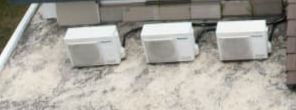
#> input picture dataset/obstacles/ac_unit/WhatsApp Image 2026-04-13 at 17.23.00.jpeg, 296 x 110 px
$ python -i roof_detector.py   (imports and definitions only)
#> lines starting #> are read from the running program, lines starting #| are printed output that depends on the picture
#> further down, picture is the input picture: shape (110, 296, 3); mean B, G, R 157.9, 165.6, 169.1
"""
Roof Boundary Detector - OpenCV-based
======================================
Detects usable roof area from uploaded images using classical computer vision.
Handles edge detection, contour extraction, and polygon approximation.
Users can define scale (pixels-to-meters) and north orientation.
"""

import cv2
import numpy as np
from typing import Tuple, List, Optional, Dict
from config import IMAGE_PROCESSING, LAYOUT


class RoofDetector:
    """
    Detects roof boundaries and usable area from uploaded roof images.
    Uses OpenCV for contour detection with adaptive thresholding.
    """

    def __init__(self):
        self.params = IMAGE_PROCESSING
        self.original_image = None
        self.processed_image = None
        self.roof_contour = None          # Main roof polygon (pixel coords)
        self.roof_polygon_m = None        # Roof polygon in meters
        self.usable_area_mask = None      # Binary mask of usable area
        self.scale_m_per_px = None        # Meters per pixel
        self.north_angle_deg = 0          # North direction (degrees from image top)
        self.image_shape = None
        self.ridge_lines = []             # [[x1,y1],[x2,y2]] segments at roof peaks
        self.hip_lines = []               # [[x1,y1],[x2,y2]] diagonal hip segments
        self.valley_lines = []            # [[x1,y1],[x2,y2]] depression/valley segments

    # [37 lines left out: functions load_image, load_image_from_array, set_scale, set_scale_from_roof_dims, not called in this run]

    def set_north_angle(self, angle_deg: float):
        """Set north direction as degrees clockwise from image top."""
        self.north_angle_deg = angle_deg % 360

    def preprocess(self, image: np.ndarray) -> np.ndarray:
        """Preprocess image for boundary detection."""
        gray = cv2.cvtColor(image, cv2.COLOR_BGR2GRAY)
        # Apply CLAHE for contrast enhancement
        clahe = cv2.createCLAHE(clipLimit=2.0, tileGridSize=(8, 8))
        enhanced = clahe.apply(gray)
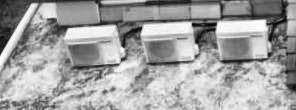
#> enhanced: shape (110, 296); min 2, max 255, mean 161.6
        # Gaussian blur to reduce noise
        blurred = cv2.GaussianBlur(
            enhanced,
            (self.params["roof_detection_blur"], self.params["roof_detection_blur"]),
            0
        )
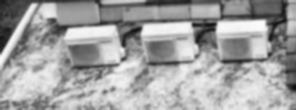
#> blurred: shape (110, 296); min 15, max 251, mean 161.6
        return blurred

    # [820 lines left out: functions detect_roof_boundary, _detect_boundary_method, _method_grabcut, _method_color_center, _method_canny, _method_adaptive and 21 more, not called in this run]

>>> import cv2
>>> picture = cv2.imread('dataset/obstacles/ac_unit/WhatsApp Image 2026-04-13 at 17.23.00.jpeg')
>>> result = RoofDetector().preprocess(picture)

$ run again, on dataset/obstacles/ac_unit/ac_unit_0000.png
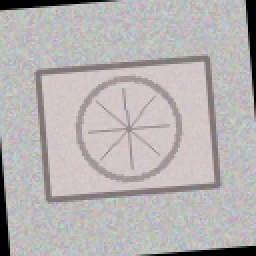
#> input picture dataset/obstacles/ac_unit/ac_unit_0000.png, 128 x 128 px (shown 2 times larger)
#> picture is the input picture: shape (128, 128, 3); mean B, G, R 178.9, 179, 182.6
#> in preprocess, `enhanced = clahe.apply(gray)`:
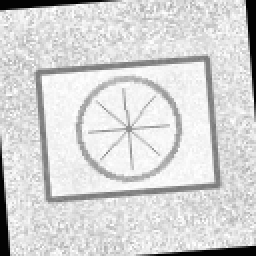
#> enhanced: shape (128, 128) (shown 2 times larger); min 2, max 255, mean 212.7
#> in preprocess, `blurred = cv2.GaussianBlur( enhanced, (self.params["roof_detection_blu..`:
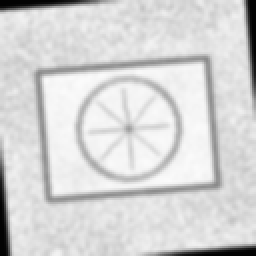
#> blurred: shape (128, 128) (shown 2 times larger); min 3, max 251, mean 213

$ run again, on dataset/obstacles/ac_unit/ac_unit_0002.png
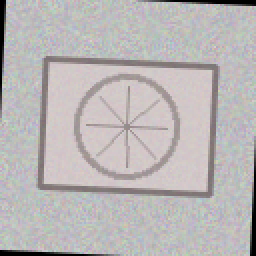
#> input picture dataset/obstacles/ac_unit/ac_unit_0002.png, 128 x 128 px (shown 2 times larger)
#> picture is the input picture: shape (128, 128, 3); mean B, G, R 182.1, 182, 185.7
#> in preprocess, `enhanced = clahe.apply(gray)`:
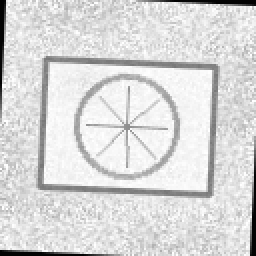
#> enhanced: shape (128, 128) (shown 2 times larger); min 3, max 255, mean 217
#> in preprocess, `blurred = cv2.GaussianBlur( enhanced, (self.params["roof_detection_blu..`:
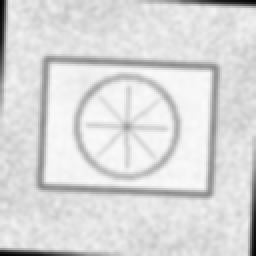
#> blurred: shape (128, 128) (shown 2 times larger); min 4, max 251, mean 217.4

$ run again, on dataset/obstacles/ac_unit/ac_unit_0010.png
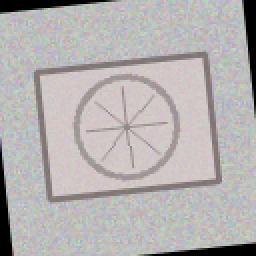
#> input picture dataset/obstacles/ac_unit/ac_unit_0010.png, 128 x 128 px (shown 2 times larger)
#> picture is the input picture: shape (128, 128, 3); mean B, G, R 177.2, 177.3, 180.8
#> in preprocess, `enhanced = clahe.apply(gray)`:
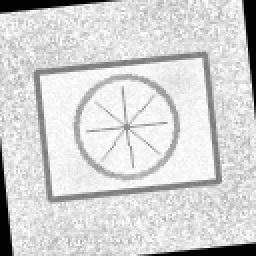
#> enhanced: shape (128, 128) (shown 2 times larger); min 3, max 255, mean 210.5
#> in preprocess, `blurred = cv2.GaussianBlur( enhanced, (self.params["roof_detection_blu..`:
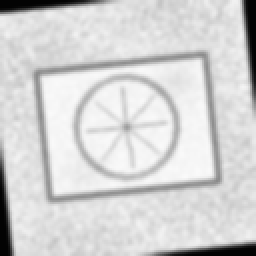
#> blurred: shape (128, 128) (shown 2 times larger); min 3, max 250, mean 210.7
